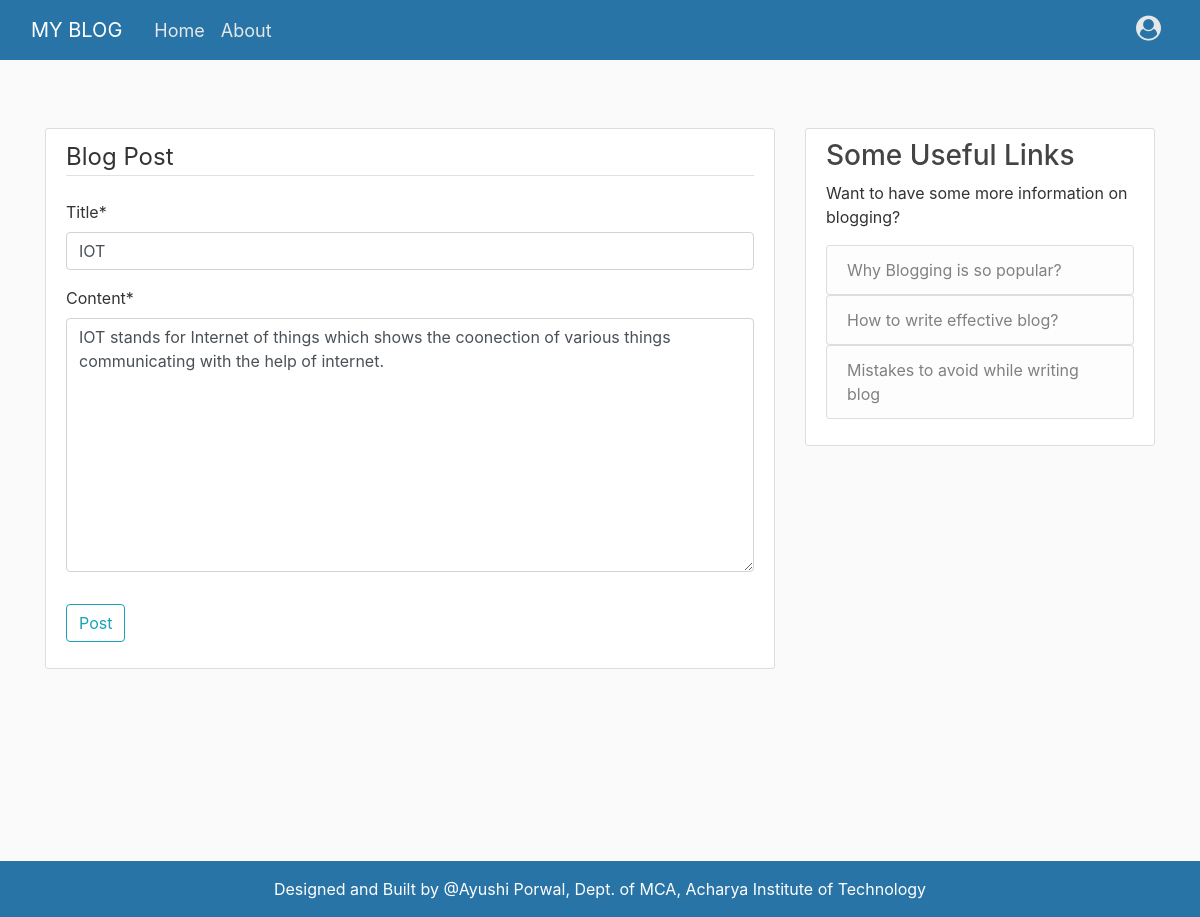
Screenshot of /post/24/update/ (signed in) with the database file from the repository.
### blog/models.py (models this page shows, shortened)
class Post(models.Model):
	title = models.CharField(max_length=100)
	content = models.TextField()
	date_posted = models.DateTimeField(default=timezone.now)
	author = models.ForeignKey(User, on_delete=models.CASCADE)

### blog/views.py (the view, shortened to what this page needs)
# urls.py: path('post/<int:pk>/update/', PostUpdateView.as_view(), name='post-update'),
class PostUpdateView(LoginRequiredMixin, UserPassesTestMixin, UpdateView):
	model = Post
	fields = ['title', 'content']
	def test_func(self):
		post = self.get_object()
		if self.request.user == post.author:
			return True
		return False

### blog/templates/blog/post_form.html (shortened to what this page needs)
{% extends "blog/base.html" %}
{% load crispy_forms_tags %}
{% block content %}
	<main role="main" class="container">
	  <div class="row">
	    <div class="col-md-8">
	      <div class="content-section">
		<form method="POST">
			<fieldset class="form-group">
				<legend class="border-bottom mb-4">Blog Post</legend>
				{{ form|crispy }}
			</fieldset>
			<div class="form-group">
				<button class="btn btn-outline-info" type="submit">Post</button>
			</div>
		</form>
	</div>
	    </div>
	    <div class="col-md-4">
	      <div class="content-section">
	        <h3>Some Useful Links</h3>
	        <p>Want to have some more information on blogging?
	          <ul class="list-group">
	            <a href="{% url 'why-blogging' %}"><li class="list-group-item list-group-item-light">Why Blogging is so popular?</li></a>
	            <a href="{% url 'effective-blog' %}"><li class="list-group-item list-group-item-light">How to write effective blog?</li></a>
	            <a href="{% url 'avoid-mistakes' %}"><li class="list-group-item list-group-item-light">Mistakes to avoid while writing blog</li></a>
	        </p>
	      </div>
	    </div>
	  </div>
	</main>
{% endblock content %}

### blog/static/blog/main.css (style rules this page uses)
body { background: #fafafa; color: #333333; margin-top: 5rem; }
h1, h2, h3, h4, h5, h6 { color: #444444; }
ul { margin: 0; }
main { min-height: calc(100vh - 59px - 56px); }
.content-section { background: #ffffff; padding: 10px 20px; border: 1px solid #dddddd; border-radius: 3px; margin-bottom: 20px; }

### rows the page displays
Post: title "IOT", content "IOT stands for Internet of things which shows the coonection of various things communicating with the help of internet."
